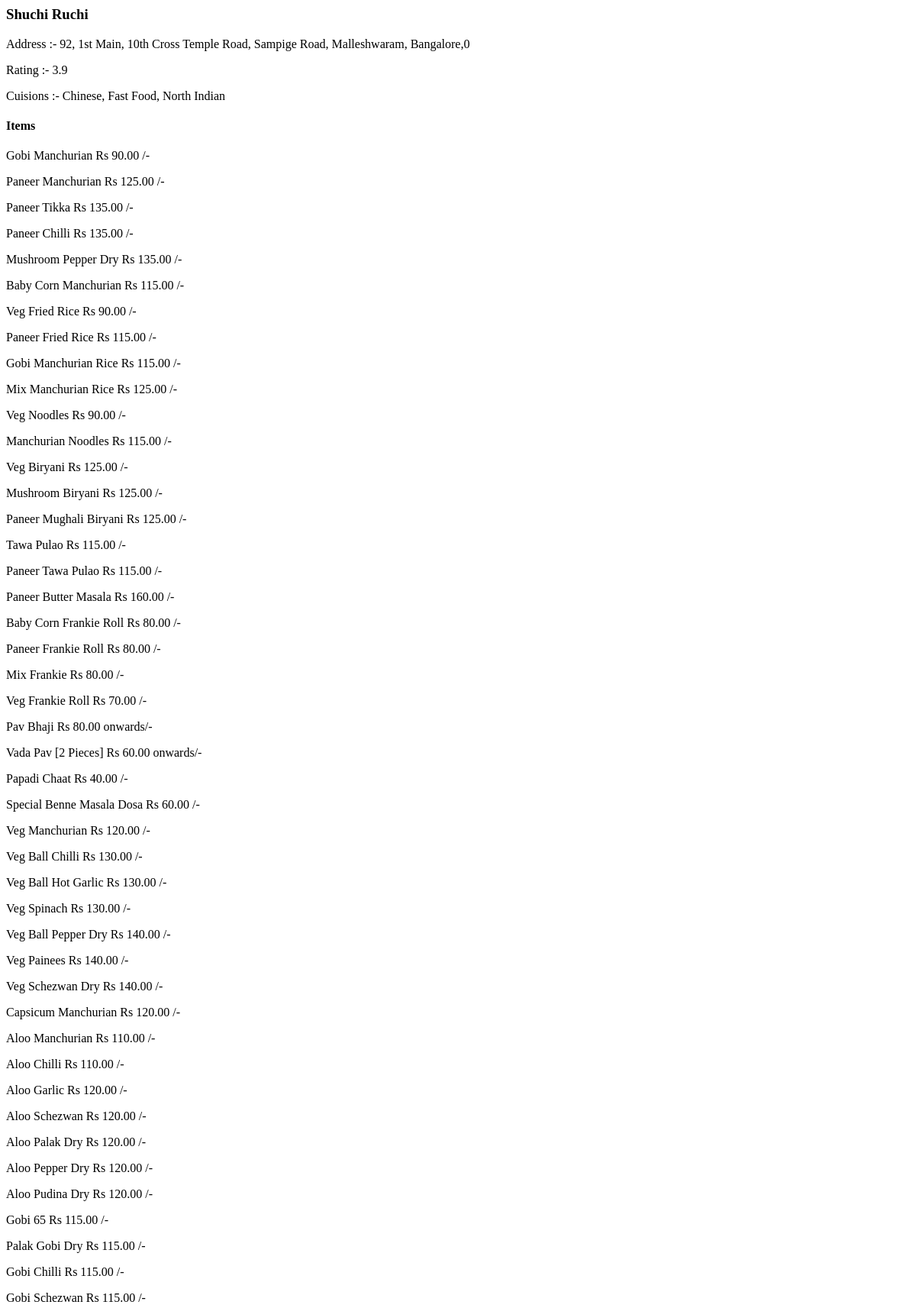
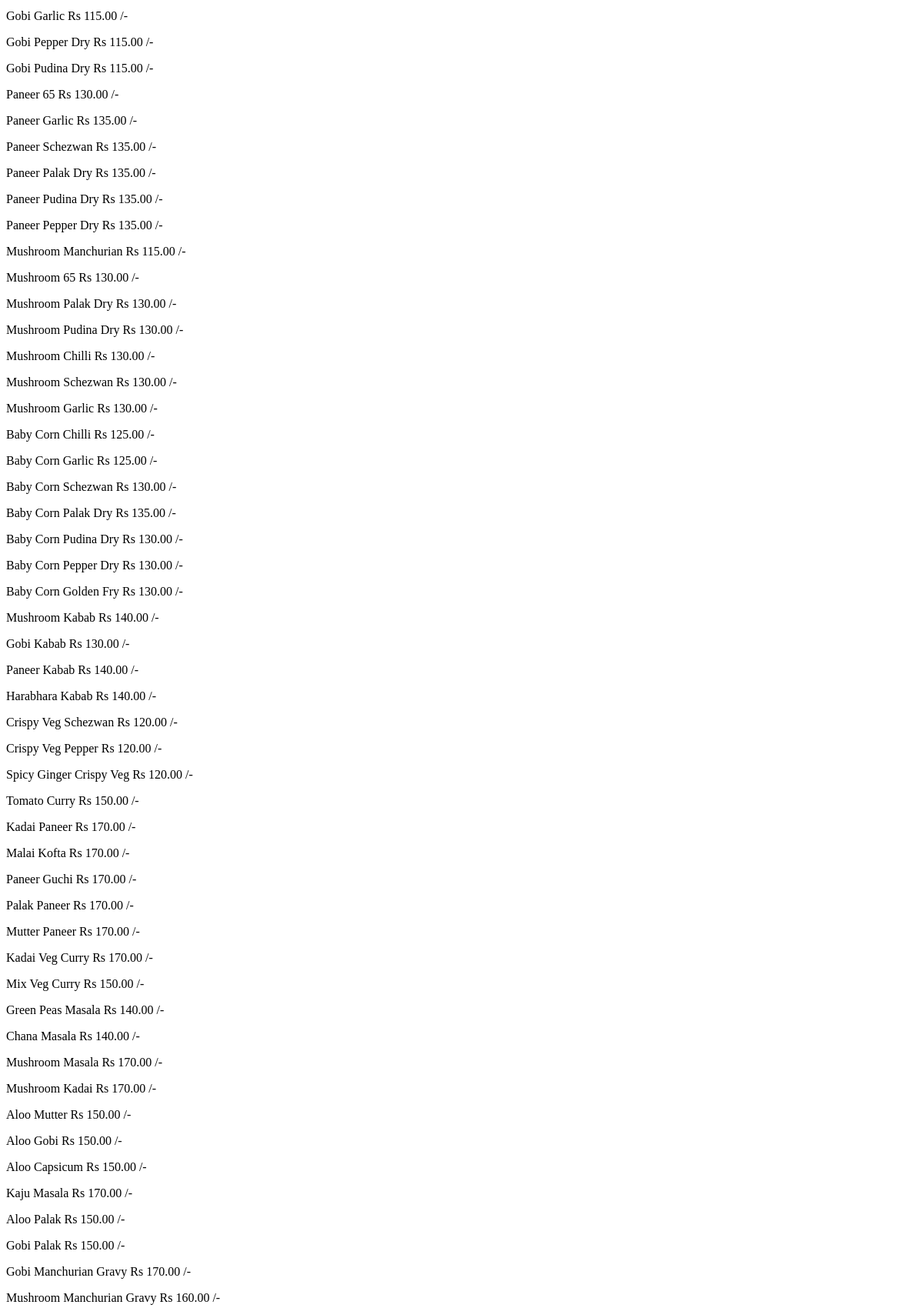
/8462/restaurants/ (upper part), run on the app's committed database (2 pictures, top to bottom).
### restaurants/models.py (models this page shows)
class Restaurant(models.Model):
    rest_id= models.IntegerField()
    rest_name = models.CharField(max_length=100)
    rest_location = models.CharField(max_length=100)
    rest_items = models.JSONField(null=True)
    rest_lat_long = models.CharField(max_length=100)
    rest_full_details = models.JSONField(null=True)

### restaurants/views.py (the view)
# urls.py: path("<id>/restaurants/",view_details)
def view_details(request,id):
    print(id)
    res = Restaurant.objects.filter(rest_id=id)
    print(res)
    context={"re":res[0],"items":res[0].rest_items}
    return render(request,"restaurant.html",context=context)

### restaurants/templates/restaurant.html (shortened to what this page needs)
<html>
    <head>
    </head>
    <body>
        <div>
            <div class="">
                <div class="contaciner">
                  <h3><b>{{re.rest_name}}</b></h3>
                  <p>Address :- {{re.rest_full_details.location.address}},{{re.rest_full_details.location.zipcode}}</p>
                  <p>Rating :- {{re.rest_full_details.user_rating.aggregate_rating}}<p>
                    <p>Cuisions :- {{re.rest_full_details.cuisines}}</p>
                </div>
            </div>
        </div>
        <div class="contaciner">
          <h4><b>Items</b></h5>
            {% for dish, price in re.rest_items.items %}
                <p>{{ dish }}               Rs {{ price }}/-</p>
            {% endfor %}
        </body>
</html>

### data on the page
Restaurant: rest_name "Shuchi Ruchi", rest_full_details.location.address "92, 1st Main, 10th Cross Temple Road, Sampige Road, Malleshwaram, Bangalore", rest_full_details.location.zipcode "0", rest_full_details.user_rating.aggregate_rating "3.9", rest_full_details.cuisines "Chinese, Fast Food, North Indian"

### other printed values
{{ dish }} "Gobi Manchurian" "Paneer Manchurian" "Paneer Tikka" "Paneer Chilli" "Mushroom Pepper Dry" "Baby Corn Manchurian" "Veg Fried Rice" "Paneer Fried Rice" "Gobi Manchurian Rice" "Mix Manchurian Rice" "Veg Noodles" "Manchurian Noodles" "Veg Biryani" "Mushroom Biryani" "Paneer Mughali Biryani" "Tawa Pulao" "Paneer Tawa Pulao" "Paneer Butter Masala" "Baby Corn Frankie Roll" "Paneer Frankie Roll" "Mix Frankie" "Veg Frankie Roll" "Pav Bhaji" "Vada Pav [2 Pieces]" "Papadi Chaat" "Special Benne Masala Dosa" "Veg Manchurian" "Veg Ball Chilli" "Veg Ball Hot Garlic" "Veg Spinach" "Veg Ball Pepper Dry" "Veg Painees" "Veg Schezwan Dry" "Capsicum Manchurian" "Aloo Manchurian" "Aloo Chilli" "Aloo Garlic" "Aloo Schezwan" "Aloo Palak Dry" "Aloo Pepper Dry" "Aloo Pudina Dry" "Gobi 65" "Palak Gobi Dry" "Gobi Chilli" "Gobi Schezwan" "Gobi Garlic" "Gobi Pepper Dry" "Gobi Pudina Dry" "Paneer 65" "Paneer Garlic" "Paneer Schezwan" "Paneer Palak Dry" "Paneer Pudina Dry" "Paneer Pepper Dry" "Mushroom Manchurian" "Mushroom 65" "Mushroom Palak Dry" "Mushroom Pudina Dry" "Mushroom Chilli" "Mushroom Schezwan" "Mushroom Garlic" "Baby Corn Chilli" "Baby Corn Garlic" "Baby Corn Schezwan" "Baby Corn Palak Dry" "Baby Corn Pudina Dry" "Baby Corn Pepper Dry" "Baby Corn Golden Fry" "Mushroom Kabab" "Gobi Kabab" "Paneer Kabab" "Harabhara Kabab" "Crispy Veg Schezwan" "Crispy Veg Pepper" "Spicy Ginger Crispy Veg" "Tomato Curry" "Kadai Paneer" "Malai Kofta" "Paneer Guchi" "Palak Paneer" "Mutter Paneer" "Kadai Veg Curry" "Mix Veg Curry" "Green Peas Masala" "Chana Masala" "Mushroom Masala" "Mushroom Kadai" "Aloo Mutter" "Aloo Gobi" "Aloo Capsicum" "Kaju Masala" "Aloo Palak" "Gobi Palak" "Gobi Manchurian Gravy" "Mushroom Manchurian Gravy"
{{ price }} "90.00" "125.00" "135.00" "135.00" "135.00" "115.00" "90.00" "115.00" "115.00" "125.00" "90.00" "115.00" "125.00" "125.00" "125.00" "115.00" "115.00" "160.00" "80.00" "80.00" "80.00" "70.00" "80.00 onwards" "60.00 onwards" "40.00" "60.00" "120.00" "130.00" "130.00" "130.00" "140.00" "140.00" "140.00" "120.00" "110.00" "110.00" "120.00" "120.00" "120.00" "120.00" "120.00" "115.00" "115.00" "115.00" "115.00" "115.00" "115.00" "115.00" "130.00" "135.00" "135.00" "135.00" "135.00" "135.00" "115.00" "130.00" "130.00" "130.00" "130.00" "130.00" "130.00" "125.00" "125.00" "130.00" "135.00" "130.00" "130.00" "130.00" "140.00" "130.00" "140.00" "140.00" "120.00" "120.00" "120.00" "150.00" "170.00" "170.00" "170.00" "170.00" "170.00" "170.00" "150.00" "140.00" "140.00" "170.00" "170.00" "150.00" "150.00" "150.00" "170.00" "150.00" "150.00" "170.00" "160.00"
